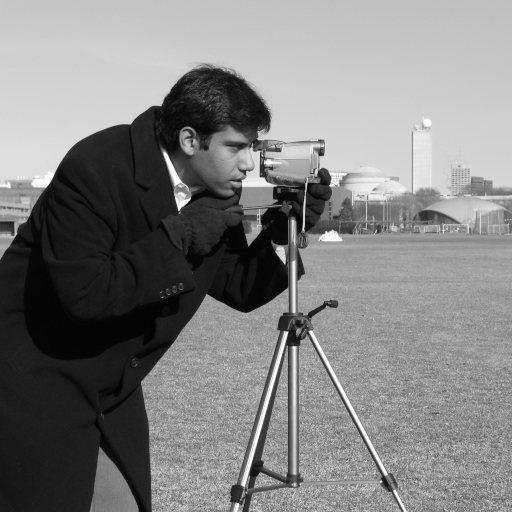
#> input picture skimage.data.camera(), 512 x 512 px
$ jupyter execute Scikit_learn.ipynb
#> lines starting #> are read from the running program, lines starting #| are printed output that depends on the picture
1. Instalación

2. Importación

[cell 1]
import skimage
import numpy as np
import matplotlib.pyplot as plt
from skimage.transform import resize

3. Ejemplo con la carga de imágenes
  * Cámara

[cell 2]
# Cargar imagen de skimage.data
camera = skimage.data.camera()
#> camera is the input picture: shape (512, 512); min 0, max 255, mean 129.1
# Explorar la imagen
print(type(camera))
#| <class 'numpy.ndarray'>
print(camera.shape)
#| (512, 512)
# Mostrar la imagen
skimage.io.imshow(camera)
skimage.io.show()

  * Astronauta

[cell 3]
# Cargar imagen de skimage.data
astronaut = skimage.data.astronaut()
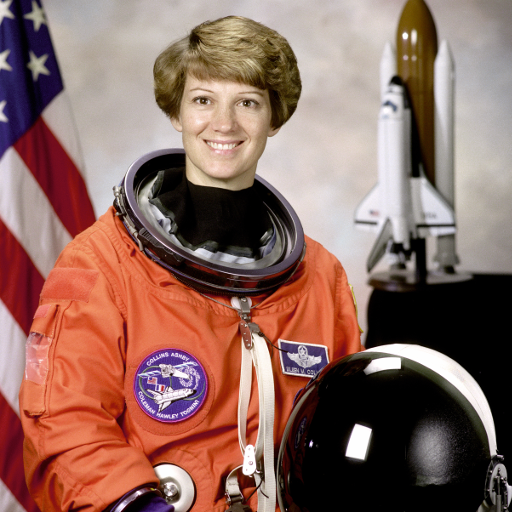
#> input picture skimage.data.astronaut(), 512 x 512 px
#> astronaut is the input picture: shape (512, 512, 3); mean R, G, B 141.6, 105.8, 96.5
# Explorar la imagen
print(type(astronaut))
#| <class 'numpy.ndarray'>
print(astronaut.shape)
#| (512, 512, 3)
# Mostrar la imagen
skimage.io.imshow(astronaut)
skimage.io.show()

4. Carga de una imagen y transformaciones

[cell 4]
import matplotlib.pyplot as plt
from skimage.transform import resize

# Ruta de la imagen
imagen_path = '/content/images.jpg'

# Cargar la imagen
image = skimage.io.imread(imagen_path)
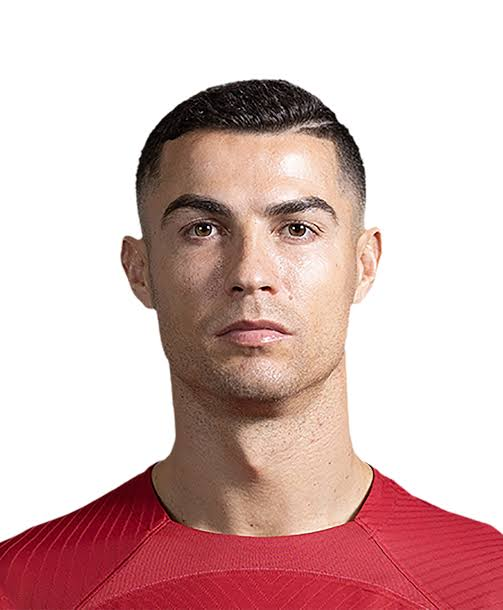
#> input picture Mision2/Unidad2_Vision_por_computadora/Lección_1_Arquitectura_y_tipos_de_capas_CNN/images.jpg, 503 x 610 px, found by its file name
#> image is the input picture: shape (610, 503, 3); mean R, G, B 215.6, 185.1, 183.1

# Rotar la imagen 90 grados en sentido antihorario
rotated_image = skimage.transform.rotate(image, angle=90)
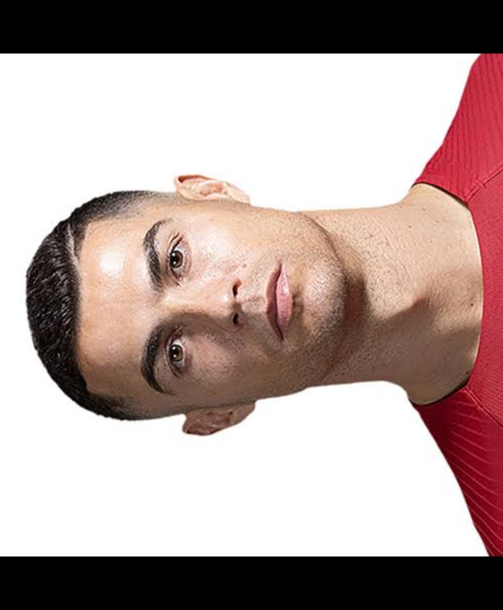
#> rotated_image: shape (610, 503, 3) float64; mean R, G, B 0.695, 0.623, 0.609

# Aplicar un filtro Gaussiano para suavizar la imagen
smoothed_image = skimage.filters.gaussian(image, sigma = 2)
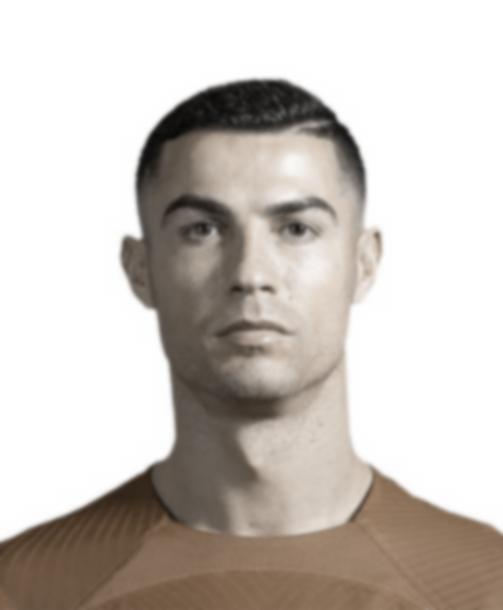
#> smoothed_image: shape (610, 503, 3) float64; mean R, G, B 0.796, 0.771, 0.748

image = resize(image, (300, 300))
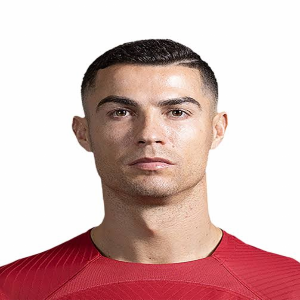
#> image: shape (300, 300, 3) float64; mean R, G, B 0.846, 0.726, 0.718
rotated_image = resize(rotated_image, (300, 300))
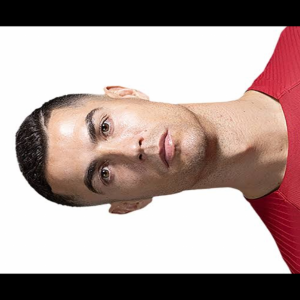
#> rotated_image: shape (300, 300, 3) float64; mean R, G, B 0.695, 0.623, 0.609
smoothed_image = resize(smoothed_image, (300, 300))
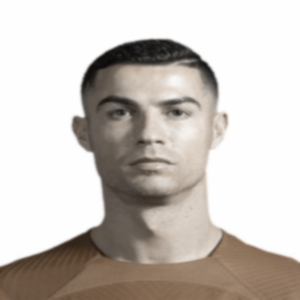
#> smoothed_image: shape (300, 300, 3) float64; mean R, G, B 0.796, 0.771, 0.748

import numpy as np
matriz_imagenes = np.array([image, rotated_image, smoothed_image])

#Mostrando la matriz de imágenes (si deseas visualizarlas)

fig, axs = plt.subplots(nrows=1, ncols=3, figsize = (20,20))
for i in range(3):
    axs[i].imshow(matriz_imagenes[i])
    axs[i].axis('off')  # Desactiva los ejes
plt.show()
